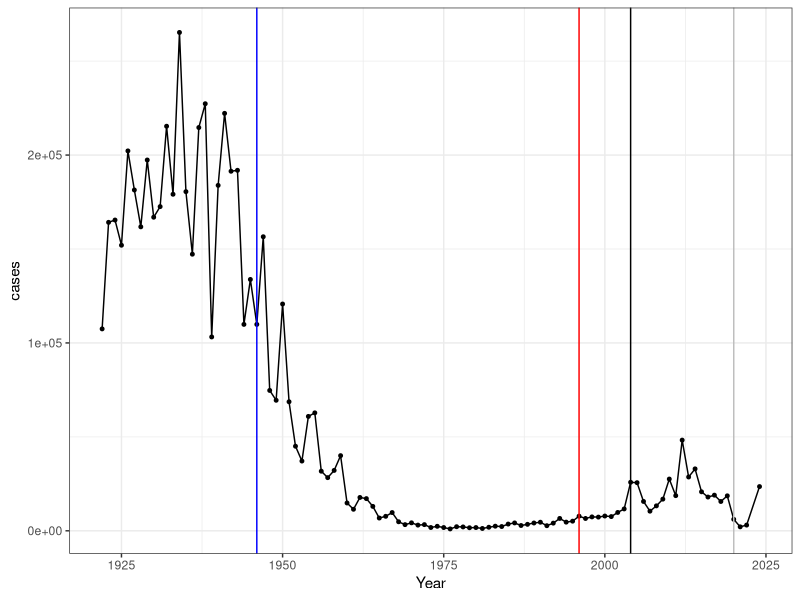

R code for this plot: (Note: this script raises an error after producing the figure.)
## ---- chunk 1
cdc <- data.frame(
                                 Year = c(1922L,1923L,1924L,1925L,
                                          1926L,1927L,1928L,1929L,1930L,1931L,
                                          1932L,1933L,1934L,1935L,1936L,
                                          1937L,1938L,1939L,1940L,1941L,1942L,
                                          1943L,1944L,1945L,1946L,1947L,
                                          1948L,1949L,1950L,1951L,1952L,
                                          1953L,1954L,1955L,1956L,1957L,1958L,
                                          1959L,1960L,1961L,1962L,1963L,
                                          1964L,1965L,1966L,1967L,1968L,1969L,
                                          1970L,1971L,1972L,1973L,1974L,
                                          1975L,1976L,1977L,1978L,1979L,1980L,
                                          1981L,1982L,1983L,1984L,1985L,
                                          1986L,1987L,1988L,1989L,1990L,
                                          1991L,1992L,1993L,1994L,1995L,1996L,
                                          1997L,1998L,1999L,2000L,2001L,
                                          2002L,2003L,2004L,2005L,2006L,2007L,
                                          2008L,2009L,2010L,2011L,2012L,
                                          2013L,2014L,2015L,2016L,2017L,2018L,
                                          2019L,2020L,2021L,2022L, 2024L),
         cases = c(107473,164191,165418,152003,
                                          202210,181411,161799,197371,
                                          166914,172559,215343,179135,265269,
                                          180518,147237,214652,227319,103188,
                                          183866,222202,191383,191890,109873,
                                          133792,109860,156517,74715,69479,
                                          120718,68687,45030,37129,60886,
                                          62786,31732,28295,32148,40005,
                                          14809,11468,17749,17135,13005,6799,
                                          7717,9718,4810,3285,4249,3036,
                                          3287,1759,2402,1738,1010,2177,2063,
                                          1623,1730,1248,1895,2463,2276,
                                          3589,4195,2823,3450,4157,4570,
                                          2719,4083,6586,4617,5137,7796,6564,
                                          7405,7298,7867,7580,9771,11647,
                                          25827,25616,15632,10454,13278,
                                          16858,27550,18719,48277,28639,32971,
                                          20762,17972,18975,15609,18617,
                                          6124,2116,3044, 23544)
       )
## ---- chunk 2
library(ggplot2)
## ---- chunk 3
baseplot <- ggplot(data = cdc, aes(x= Year, y = cases))+
  geom_point(size = 1)+
  geom_line(size = 0.5)

## ---- chunk 4
baseplot+
    theme_bw()+
    geom_vline(xintercept = 1946, col = "blue")+
    geom_vline(xintercept = 1996, col = "red")+
    geom_vline(xintercept = 2020, col = "gray") +
    geom_vline(xintercept = 2004, col = "black")

## ---- chunk 5
library(jsonlite)
subject <- read_json("http://www.cmi-pb.org/api/v5/subject", simplifyVector = TRUE)
## ---- chunk 6
head(subject)
nrow(subject)
## ---- chunk 7
table(subject$biological_sex)
## ---- chunk 8
table(subject$infancy_vac)
## ---- chunk 9
table(subject$race, subject$biological_sex)
## ---- chunk 10
table(subject$dataset)
## ---- chunk 11
specimen <- read_json("http://www.cmi-pb.org/api/v5/specimen", simplifyVector = TRUE)
ab_titer <- read_json("http://www.cmi-pb.org/api/v5/plasma_ab_titer", simplifyVector = TRUE)
## ---- chunk 12
head(specimen)
head(ab_titer)
## ---- chunk 13
library(dplyr)
meta <- inner_join(subject, specimen)
## ---- chunk 14
head(meta)
## ---- chunk 15
abdata <- inner_join(ab_titer, meta)
## ---- chunk 16
head(abdata)
## ---- chunk 17
nrow(abdata)
## ---- chunk 18
table(abdata$isotype)
## ---- chunk 19
table(abdata$antigen)
## ---- chunk 20
igg <- filter(abdata, isotype == "IgG")
head(igg)
## ---- chunk 21
ggplot(igg)+
  aes(x=MFI_normalised, y=antigen )+
  geom_boxplot()
## ---- chunk 22
ggplot(igg)+
  aes(x=MFI_normalised, y=antigen, col=infancy_vac )+
  geom_boxplot()
## ---- chunk 23
table(abdata$visit)
## ---- chunk 24
ggplot(igg)+
  aes(x=MFI_normalised, y=antigen )+
  geom_boxplot()+
  facet_wrap(~infancy_vac)
## ---- chunk 25
ggplot(igg)+
  aes(x=MFI_normalised, y=antigen )+
  geom_boxplot()+
  facet_wrap(~visit)
## ---- chunk 26
ggplot(igg)+
  aes(x=MFI_normalised, y=antigen, col=infancy_vac )+
  geom_boxplot()+
  facet_wrap(~visit)
## ---- chunk 27
filter(igg, antigen == "PT", dataset == "2021_dataset")%>%
ggplot()+
  aes(MFI_normalised, col=infancy_vac)+
  geom_boxplot(show.legend = FALSE)+
  facet_wrap(vars(visit))+
  theme_bw()
  
## ---- chunk 28
data2021 <- abdata %>% filter(dataset == "2021_dataset")

data2021 %>% 
  filter(isotype == "IgG",  antigen == "PT") %>%
  ggplot() +
    aes(x=planned_day_relative_to_boost,
        y=MFI_normalised,
        col=infancy_vac, group=subject_id) +
    geom_point() +
    geom_line() +
    geom_vline(xintercept=0) +
    geom_vline(xintercept=14) +
   theme_bw()
